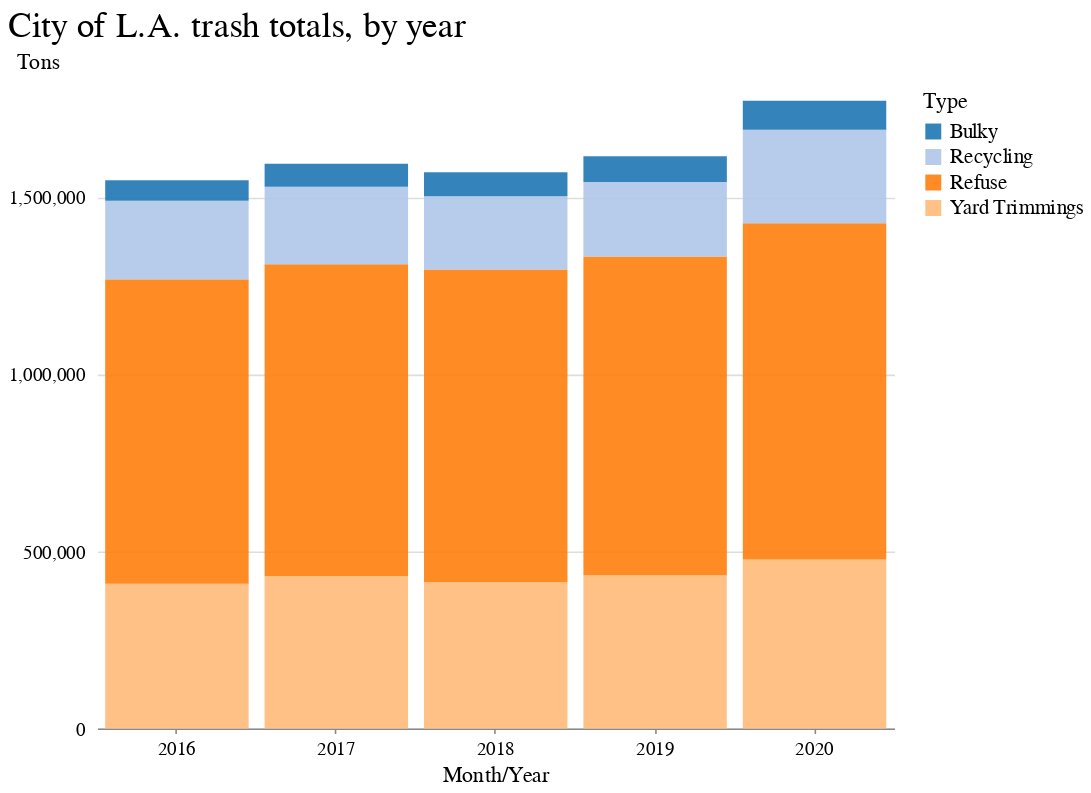

Here is the notebook cell this chart was saved with:
### Code cell
area = (
    alt.Chart(years_totals)
    .mark_bar(opacity=0.9)
    .encode(
        x=alt.X(
            "year:O",
            axis=alt.Axis(grid=False),
            title="Month/Year",
        ),
        y=alt.Y(
            "tons:Q",
            axis=alt.Axis(
                format=",.0f",
                tickCount=4,
                gridColor="#dddddd",
                offset=6,
                tickSize=0,
                domainOpacity=0,
            ),
            title="Tons",
        ),
        color=alt.Color(
            "generalcommodity:N",
            title="Type",
            scale=alt.Scale(scheme="category20"),
        ),
    )
    .properties(width=500, height=400, title="City of L.A. trash totals, by year")
)

(area).configure_view(strokeOpacity=0)

### Figure 1 — Vega-Lite specification as saved in the notebook (floating-point values rounded to 4 significant figures)
{"config": {"view": {"width": 800, "height": 450, "strokeOpacity": 0}, "background": "#ffffff", "title": {"anchor": "start", "font": "BentonGothic-Bold, sans", "fontColor": "#000000", "fontSize": 22, "fontWeight": "normal"}, "arc": {"fill": "#82c6df"}, "area": {"fill": "#82c6df"}, "line": {"stroke": "#82c6df", "strokeWidth": 3}, "path": {"stroke": "#82c6df"}, "rect": {"fill": "#82c6df"}, "shape": {"stroke": "#82c6df"}, "bar": {"fill": "#82c6df"}, "point": {"stroke": "#82c6df"}, "symbol": {"fill": "#82c6df", "size": 30}, "axis": {"titleFont": "BentonGothic-Bold, sans", "titleFontSize": 14, "titleFontWeight": "normal", "labelFont": "BentonGothic, sans", "labelFontSize": 12, "labelFontWeight": "normal"}, "axisX": {"labelAngle": 0, "labelPadding": 4, "tickSize": 3}, "axisY": {"labelBaseline": "middle", "maxExtent": 45, "minExtent": 45, "tickSize": 2, "titleAlign": "left", "titleAngle": 0, "titleX": -45, "titleY": -11}, "legend": {"titleFont": "BentonGothic-Bold, sans", "titleFontSize": 14, "titleFontWeight": "normal", "symbolType": "square", "labelFont": "BentonGothic, sans", "labelFontSize": 13}, "range": {"category": ["#3580b1", "#ec8431", "#ab7fb4", "#c89d29", "#adc839", "#829eb1"], "diverging": ["#e68a4f", "#f4bb6a", "#f9e39c", "#dadfe2", "#a6b7c6", "#849eae"], "heatmap": ["#fbf2c7", "#f9e39c", "#f8d36e", "#f4bb6a", "#e68a4f", "#d15a40", "#ab4232"], "ordinal": ["#fbf2c7", "#f9e39c", "#f8d36e", "#f4bb6a", "#e68a4f", "#d15a40", "#ab4232"], "ramp": ["#fbf2c7", "#f9e39c", "#f8d36e", "#f4bb6a", "#e68a4f", "#d15a40", "#ab4232"]}}, "data": {"name": "data-f1db3c79a159e6b7a405c07c57ca8190"}, "mark": {"type": "bar", "opacity": 0.9}, "encoding": {"color": {"type": "nominal", "field": "generalcommodity", "scale": {"scheme": "category20"}, "title": "Type"}, "x": {"type": "ordinal", "axis": {"grid": false}, "field": "year", "title": "Month/Year"}, "y": {"type": "quantitative", "axis": {"domainOpacity": 0, "format": ",.0f", "gridColor": "#dddddd", "offset": 6, "tickCount": 4, "tickSize": 0}, "field": "tons", "title": "Tons"}}, "height": 400, "title": "City of L.A. trash totals, by year", "width": 500, "$schema": "https://vega.github.io/schema/vega-lite/v4.8.1.json", "datasets": {"data-f1db3c79a159e6b7a405c07c57ca8190": [{"year": "2020", "generalcommodity": "Yard Trimmings", "tons": 476800.0, "tons_per_day": 1306.0}, {"year": "2020", "generalcommodity": "Refuse", "tons": 949700.0, "tons_per_day": 2602.0}, {"year": "2020", "generalcommodity": "Recycling", "tons": 263400.0, "tons_per_day": 721.8}, {"year": "2020", "generalcommodity": "Bulky", "tons": 82040.0, "tons_per_day": 224.8}, {"year": "2019", "generalcommodity": "Yard Trimmings", "tons": 432300.0, "tons_per_day": 1184.0}, {"year": "2019", "generalcommodity": "Refuse", "tons": 899900.0, "tons_per_day": 2465.0}, {"year": "2019", "generalcommodity": "Recycling", "tons": 210400.0, "tons_per_day": 576.5}, {"year": "2019", "generalcommodity": "Bulky", "tons": 72840.0, "tons_per_day": 199.6}, {"year": "2018", "generalcommodity": "Yard Trimmings", "tons": 412500.0, "tons_per_day": 1130.0}, {"year": "2018", "generalcommodity": "Refuse", "tons": 883300.0, "tons_per_day": 2420.0}, {"year": "2018", "generalcommodity": "Recycling", "tons": 206400.0, "tons_per_day": 565.5}, {"year": "2018", "generalcommodity": "Bulky", "tons": 68050.0, "tons_per_day": 186.5}, {"year": "2017", "generalcommodity": "Yard Trimmings", "tons": 430600.0, "tons_per_day": 1180.0}, {"year": "2017", "generalcommodity": "Refuse", "tons": 879600.0, "tons_per_day": 2410.0}, {"year": "2017", "generalcommodity": "Recycling", "tons": 219400.0, "tons_per_day": 601.1}, {"year": "2017", "generalcommodity": "Bulky", "tons": 64770.0, "tons_per_day": 177.5}, {"year": "2016", "generalcommodity": "Recycling", "tons": 222000.0, "tons_per_day": 608.3}, {"year": "2016", "generalcommodity": "Yard Trimmings", "tons": 408800.0, "tons_per_day": 1120.0}, {"year": "2016", "generalcommodity": "Refuse", "tons": 858900.0, "tons_per_day": 2353.0}, {"year": "2016", "generalcommodity": "Bulky", "tons": 57690.0, "tons_per_day": 158.0}]}}
